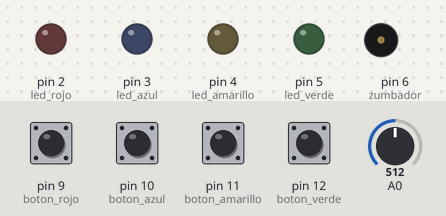
This sketch was run on a simulated Arduino Uno, built with avr-gcc and run on an emulated ATmega328P. On the bench: output pins drawn as LEDs (lit = HIGH), buzzer (waves = sounding). The test bench sets the inputs (shaded band); at power-on: pin 9 (boton_rojo), pin 10 (boton_azul), pin 11 (boton_amarillo), pin 12 (boton_verde) HIGH, A0 = 512. Random numbers use the default seed unless the sketch sets one.

Above: at 3.8 s.
5.0 s: pin 9 (boton_rojo) pulled LOW for 1 s
At 5.57 s:
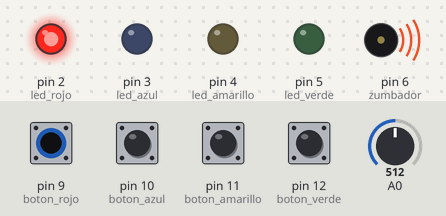
8.8 s: pin 10 (boton_azul) pulled LOW for 0.15 s
At 9.7 s:
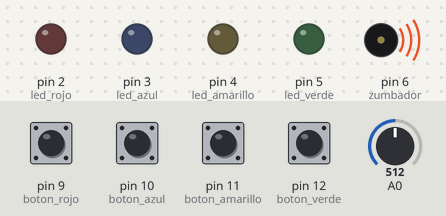
At 16.8 s:
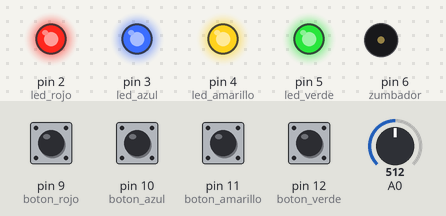
Timing chart, 0 to 18.0 s (numbered marks = the images above; inputs shaded):
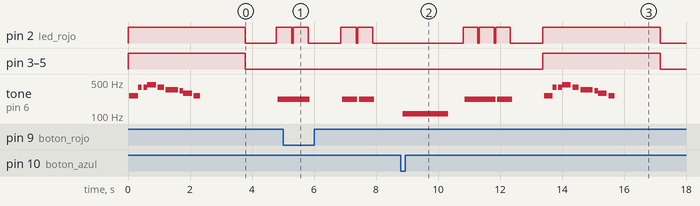

The sketch:

Simon-dice.ino
```cpp
/*
Tecnología Descriptiva Sección B

Integrantes: (Nombre, Carnet)
	Mario Möller, 16012890
	Juan Pablo Gomez, 17003071
	Luis Pablo Garabito 17002509

Archivo del programa Simón Dice
*/

// declaran pines de salida
const int led_rojo = 2;
const int led_azul = 3;
const int led_amarillo = 4;
const int led_verde = 5;

// Declaramos el pin para el zumbador piezoelectrico
const int zumbador = 6;

// Declaramos los pins de salida para los botones
const int boton_rojo = 9;
const int boton_azul = 10;
const int boton_amarillo = 11;
const int boton_verde = 12;

 // Declaramos alguna variables

 long secuencia[20];           // Array que alberga la secuencia
  int contador = 0;            // Contador
  long input = 5;              // Indicador de boton pulsado
  int despliegue = 500;        // Retraso segun la secuencia se incrementa
  int puntuacion_alta = 20;    // Puntuación máxima donde acaba el juego

  // Declaramos algunas variables para los efectos musicales
  int length = 15;                  // Numero de notas de la melodia
  char notas[] = "ccggaagffeeddc "; // Notas de la melodia (cada letra es una nota distinta)
  int tiempos[] = { 1, 1, 1, 1, 1, 1, 2, 1, 1, 1, 1, 1, 1, 2, 4 };  // Duracion de cada tono en un array
  int tiempo = 100;  //Tempo de la melodia

  void setup() {
 // Entradas
  pinMode(led_rojo, OUTPUT);
  pinMode(led_verde, OUTPUT);
  pinMode(led_amarillo, OUTPUT);
  pinMode(led_azul, OUTPUT);
  pinMode(zumbador, OUTPUT);

   // Salidas
  pinMode(boton_rojo, INPUT);
  pinMode(boton_verde, INPUT);
  pinMode(boton_amarillo, INPUT);
  pinMode(boton_azul, INPUT);

// Resistencias de pullup, ya que los botones son normalmente abiertos
  digitalWrite(boton_rojo, HIGH);
  digitalWrite(boton_verde, HIGH);
  digitalWrite(boton_amarillo, HIGH);
  digitalWrite(boton_azul, HIGH);

// Melodia al inicio
  melodia();
  }

//Ciclo de repeticion
  void loop() {
  ver_secuencia();  // Reproduce la sequencia
  recibir_secuencia();     // Lee la sequencia
  delay(1000);          // Espera 1 segundo
  }

  // Funcion para definir las notas y sus frecuencias
  void playnota(char nota, int duracion) {
  char nombres[] = { 'c', 'd', 'e', 'f', 'g', 'a', 'b', 'C' };
  int tonos[] = { 1915, 1700, 1519, 1432, 1275, 1136, 1014, 956 };

  for (int i = 0; i < 8; i++) {
     if (nombres[i] == nota) {
       playnota(tonos[i], duracion);
     }
  }
  }


  //Funcion para definir las notas segun la duración y el tono
  void playnota(int tono, int duracion) {
    for (long i = 0; i < duracion * 1000L; i += tono *2) {
      digitalWrite(zumbador, HIGH);
      delayMicroseconds(tono);
      digitalWrite(zumbador, LOW);
      delayMicroseconds(tono);
    }
  }

  // Funciones para encender los leds y reproducir el tono correspondiente
  void destello_rojo() {
  digitalWrite(led_rojo, HIGH);
  playnota(2273,despliegue);
  digitalWrite(led_rojo, LOW);
  }

   void destello_azul() {
  digitalWrite(led_azul, HIGH);
  playnota(1700,despliegue);
  digitalWrite(led_azul, LOW);
  }

  void destello_amarillo() {
  digitalWrite(led_amarillo, HIGH);
  playnota(1275,despliegue);
  digitalWrite(led_amarillo, LOW);
  }

  void destello_verde() {
  digitalWrite(led_verde, HIGH);
  playnota(1136,despliegue);
  digitalWrite(led_verde, LOW);
  }

  // Funcion para mostrar que botón se tenia que pulsar en caso de error del jugador
  void boton_correcto(long led) {
    switch (led) {
        case 0:
          destello_rojo();
          break;
        case 1:
          destello_verde();
          break;
        case 2:
          destello_amarillo();
          break;
        case 3:
          destello_azul();
          break;
      }
      delay(50);
  }

   // Función que reproduce la canción al arrancar el arduino y para el juego cuando se llega a la puntuacion maxima
  void melodia() {
  digitalWrite(led_rojo, HIGH);
  digitalWrite(led_verde, HIGH);
  digitalWrite(led_amarillo, HIGH);
  digitalWrite(led_azul, HIGH);

   for (int i = 0; i < length; i++) {
   if (notas[i] == ' ') {
     delay(tiempos[i] * tiempo); // rest
   } else {
     playnota(notas[i], tiempos[i] * tiempo);
   }
   delay(tiempo / 2);
  }

delay(1000);
  digitalWrite(led_rojo, LOW);
  digitalWrite(led_verde, LOW);
  digitalWrite(led_amarillo, LOW);
  digitalWrite(led_azul, LOW);
  reinicio_contador();
  }

  // Reseteamos contadores
  void reinicio_contador() {
  contador = 0;
  despliegue = 500;
  }

 // Funcion para crear y reproducir los patrones
  void ver_secuencia(){

  // Con esto hacemos que la función Random sea aun mas aleatoria
  randomSeed(analogRead(8));

   secuencia[contador] = random(4);
    for (int i = 0; i < contador; i++) {
      boton_correcto(secuencia[i]);
    }
  despliegue = 500 - (contador * 15);
  contador++;
  }

   // Funcion para leer los botones que pulsa el jugador
 void recibir_secuencia() {
   for (int i=1; i < contador; i++) {
      while (input==5){
        if (digitalRead(boton_rojo) == LOW) {
          input = 0;
        }
        if (digitalRead(boton_verde) == LOW) {
          input = 1;
        }
        if (digitalRead(boton_amarillo) == LOW) {
          input = 2;
        }
        if (digitalRead(boton_azul) == LOW) {
          input = 3;
        }
      }

  if (secuencia[i-1] == input) {
        boton_correcto(input);
        if (i == puntuacion_alta) {
          melodia();
        }
      }

      else {
          playnota(4545,1500);
          delay(500);
          boton_correcto(secuencia[i-1]);
          boton_correcto(secuencia[i-1]);
          boton_correcto(secuencia[i-1]);
          delay(1000);
          melodia();
          reinicio_contador();
      }
    input = 5;
    }
  }
```

Measured:
- after the input at 8.8 s, pin 3 (led_azul), pin 4 (led_amarillo), pin 5 (led_verde): LOW → HIGH after 4.6 s, → LOW 3.8 s later; tone on pin 6 (zumbador): plays 110 Hz for 1.5 s, 220 Hz for 1.0 s, 220 Hz for 0.48 s, 260 Hz for 0.28 s, 391 Hz for 0.12 s, 391 Hz for 0.12 s … (12 notes in this stretch), starting after 0.06 s
